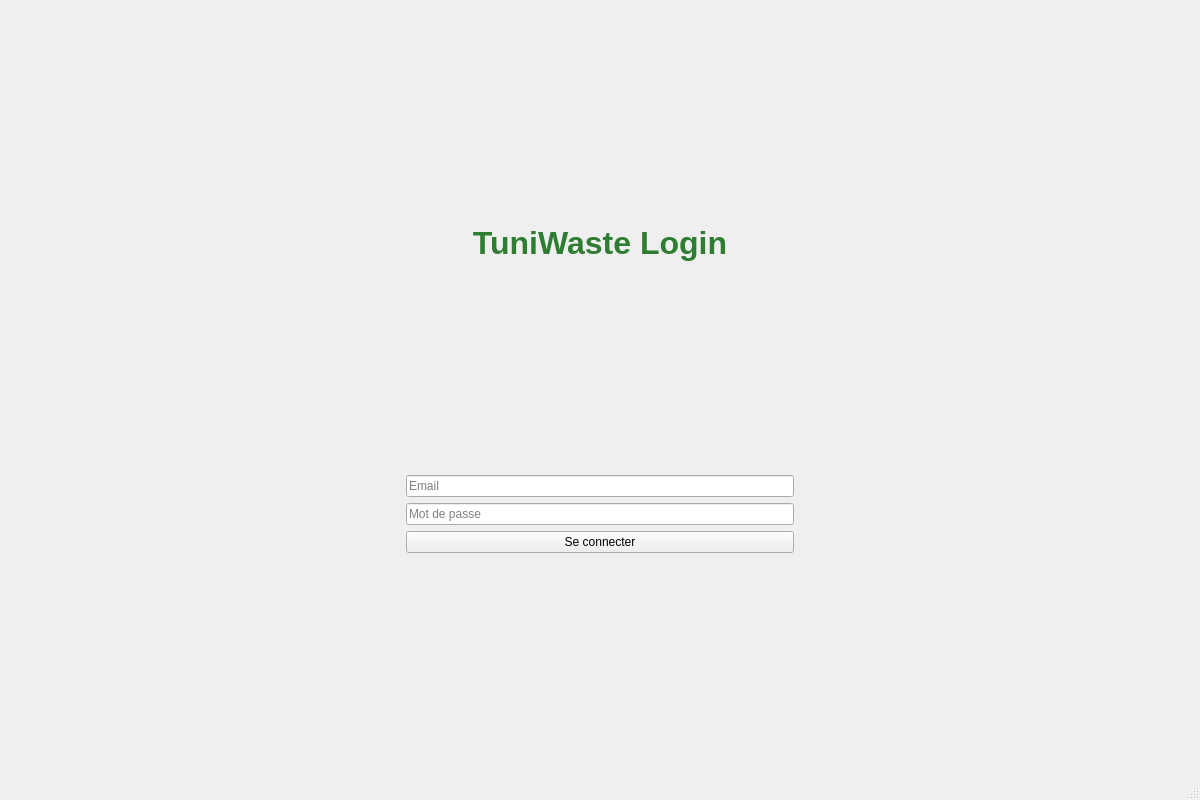
<?xml version="1.0" encoding="UTF-8"?>
<ui version="4.0">
 <class>MainWindow</class>
 <widget class="QMainWindow" name="MainWindow">
  <property name="geometry">
   <rect>
    <x>0</x>
    <y>0</y>
    <width>1200</width>
    <height>800</height>
   </rect>
  </property>
  <property name="windowTitle">
   <string>TuniWaste</string>
  </property>
  <widget class="QWidget" name="centralwidget">
   <layout class="QHBoxLayout" name="horizontalLayout">
    <item>
     <widget class="QStackedWidget" name="stackedWidget">
      <property name="currentIndex">
       <number>0</number>
      </property>
      <widget class="QWidget" name="pageLogin">
       <layout class="QVBoxLayout" name="verticalLayout_Login">
        <item>
         <spacer name="verticalSpacer_1">
          <property name="orientation">
           <enum>Qt::Orientation::Vertical</enum>
          </property>
          <property name="sizeHint" stdset="0">
           <size>
            <width>20</width>
            <height>40</height>
           </size>
          </property>
         </spacer>
        </item>
        <item>
         <widget class="QLabel" name="label_Title">
          <property name="styleSheet">
           <string>font-size: 32px; font-weight: bold; color: #2E7D32;</string>
          </property>
          <property name="text">
           <string>TuniWaste Login</string>
          </property>
          <property name="alignment">
           <set>Qt::AlignmentFlag::AlignCenter</set>
          </property>
         </widget>
        </item>
        <item>
         <spacer name="verticalSpacer_2">
          <property name="orientation">
           <enum>Qt::Orientation::Vertical</enum>
          </property>
          <property name="sizeHint" stdset="0">
           <size>
            <width>20</width>
            <height>40</height>
           </size>
          </property>
         </spacer>
        </item>
        <item>
         <layout class="QHBoxLayout" name="horizontalLayout_Input">
          <item>
           <spacer name="horizontalSpacer_1">
            <property name="orientation">
             <enum>Qt::Orientation::Horizontal</enum>
            </property>
            <property name="sizeHint" stdset="0">
             <size>
              <width>40</width>
              <height>20</height>
             </size>
            </property>
           </spacer>
          </item>
          <item>
           <layout class="QVBoxLayout" name="verticalLayout_Fields">
            <item>
             <widget class="QLineEdit" name="lineEdit_Email">
              <property name="placeholderText">
               <string>Email</string>
              </property>
             </widget>
            </item>
            <item>
             <widget class="QLineEdit" name="lineEdit_Password">
              <property name="echoMode">
               <enum>QLineEdit::EchoMode::Password</enum>
              </property>
              <property name="placeholderText">
               <string>Mot de passe</string>
              </property>
             </widget>
            </item>
            <item>
             <widget class="QPushButton" name="pushButton_Login">
              <property name="text">
               <string>Se connecter</string>
              </property>
             </widget>
            </item>
           </layout>
          </item>
          <item>
           <spacer name="horizontalSpacer_2">
            <property name="orientation">
             <enum>Qt::Orientation::Horizontal</enum>
            </property>
            <property name="sizeHint" stdset="0">
             <size>
              <width>40</width>
              <height>20</height>
             </size>
            </property>
           </spacer>
          </item>
         </layout>
        </item>
        <item>
         <spacer name="verticalSpacer_3">
          <property name="orientation">
           <enum>Qt::Orientation::Vertical</enum>
          </property>
          <property name="sizeHint" stdset="0">
           <size>
            <width>20</width>
            <height>40</height>
           </size>
          </property>
         </spacer>
        </item>
       </layout>
      </widget>
      <widget class="QWidget" name="pageApp">
       <layout class="QVBoxLayout" name="verticalLayout_App">
        <item>
         <widget class="QLabel" name="label_AppPlaceholder">
          <property name="text">
           <string>Application Content</string>
          </property>
          <property name="alignment">
           <set>Qt::AlignmentFlag::AlignCenter</set>
          </property>
         </widget>
        </item>
       </layout>
      </widget>
     </widget>
    </item>
   </layout>
  </widget>
  <widget class="QMenuBar" name="menubar">
   <property name="geometry">
    <rect>
     <x>0</x>
     <y>0</y>
     <width>1200</width>
     <height>25</height>
    </rect>
   </property>
  </widget>
  <widget class="QStatusBar" name="statusbar"/>
 </widget>
 <resources/>
 <connections/>
</ui>
